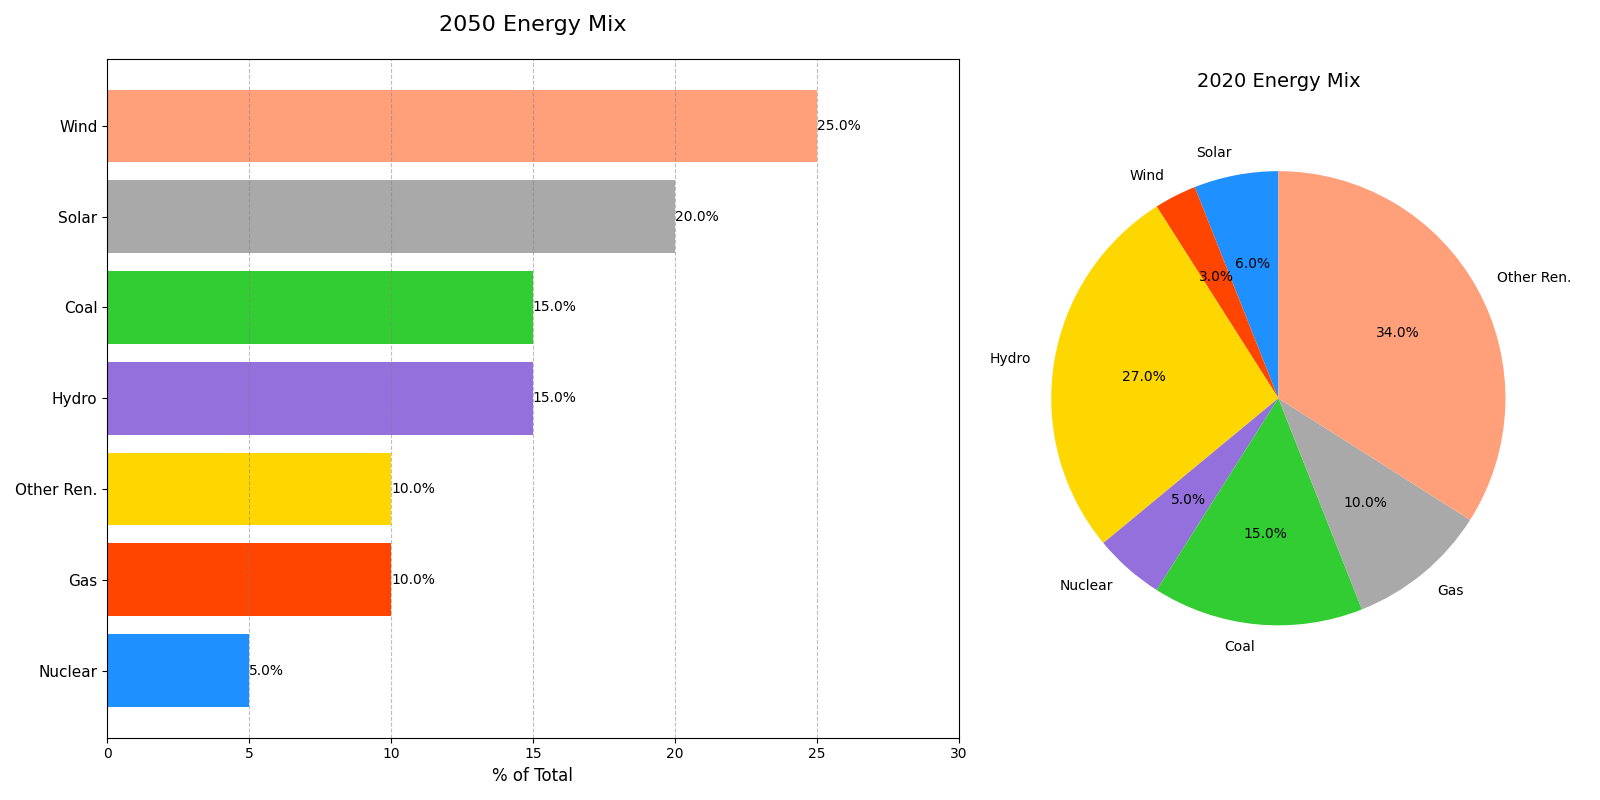

Write Python code to recreate this figure.
import matplotlib.pyplot as plt
import numpy as np

# Data for 2050
sources = ['Solar', 'Wind', 'Hydro', 'Nuclear', 'Coal', 'Gas', 'Other Ren.']
percent_2050 = [20, 25, 15, 5, 15, 10, 10]

# Sort data for 2050
sorted_idx = np.argsort(percent_2050)
sorted_sources = [sources[i] for i in sorted_idx]
sorted_percent_2050 = [percent_2050[i] for i in sorted_idx]

# Data for 2020
percent_2020 = [6, 3, 27, 5, 15, 10, 34]

# Create plots
fig, axs = plt.subplots(1, 2, figsize=(16, 8), gridspec_kw={'width_ratios': [1.5, 1]})

# Shuffle colors
colors_shuffled = ['#1E90FF', '#FF4500', '#FFD700', '#9370DB', '#32CD32', '#A9A9A9', '#FFA07A']

# Bar chart for 2050
bars = axs[0].barh(sorted_sources, sorted_percent_2050, color=colors_shuffled)
axs[0].xaxis.grid(True, linestyle='--', color='grey', alpha=0.5)
axs[0].bar_label(bars, fmt='%.1f%%')
axs[0].set_title('2050 Energy Mix', fontsize=16, pad=20)
axs[0].set_xlabel('% of Total', fontsize=12)
axs[0].set_xlim(0, 30)
axs[0].set_yticklabels(sorted_sources, fontsize=11)

# Pie chart for 2020
axs[1].pie(percent_2020, labels=sources, autopct='%1.1f%%',
           startangle=90, colors=colors_shuffled)
axs[1].set_title('2020 Energy Mix', fontsize=14, pad=20)

plt.tight_layout()
plt.show()
